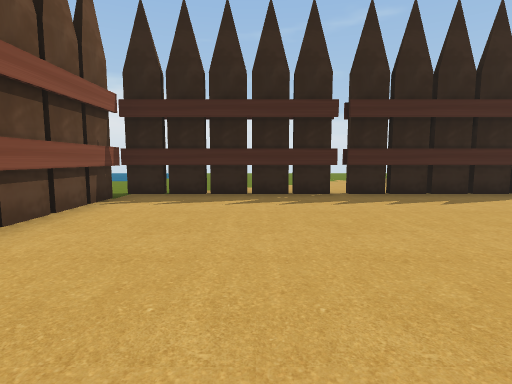
[1] (above)

23 first-person views from a walk through a 3-D level made in the Unity game engine. The camera is 1.3 m above the floor, tilts 6° down and sees 80° across. The floor is counted in squares, 1.8 m on a side. Each view is taken from the middle of a square. On the plan, view 1 faces up. The plan holds only what a view shows up to about 10 squares ahead; the rest is blank. The place goes on beyond the plan. The player character is not drawn. Some animated figures are left out. Some surface patterns are stand-ins.

[2]
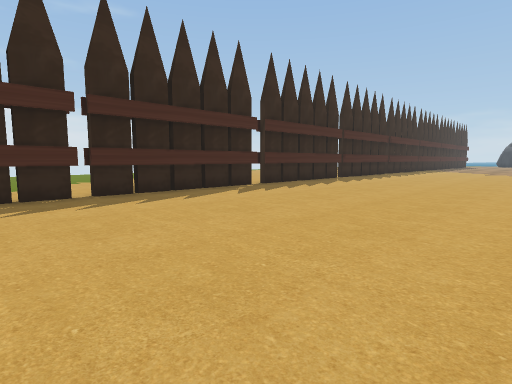

[3]
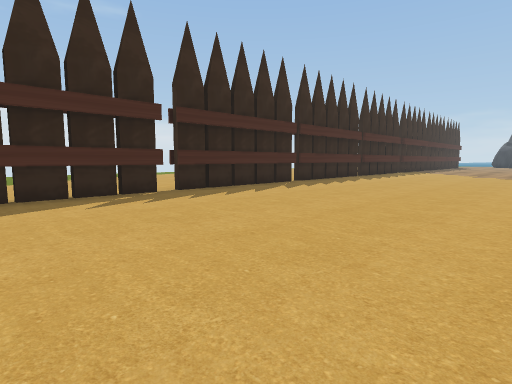

[4]
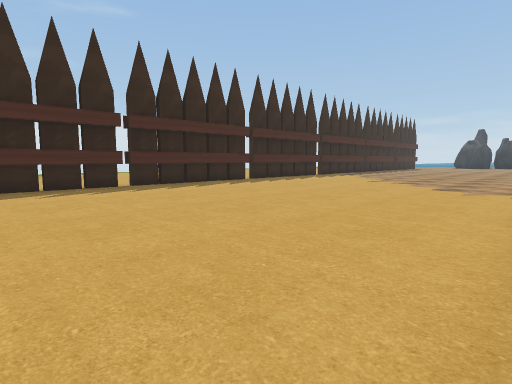

[5]
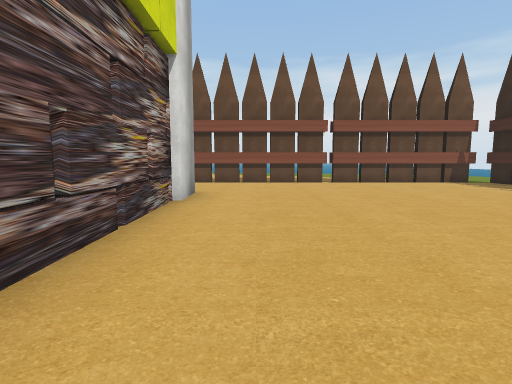

[6]
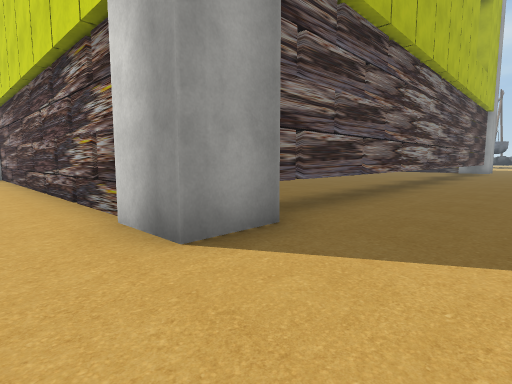

[7]
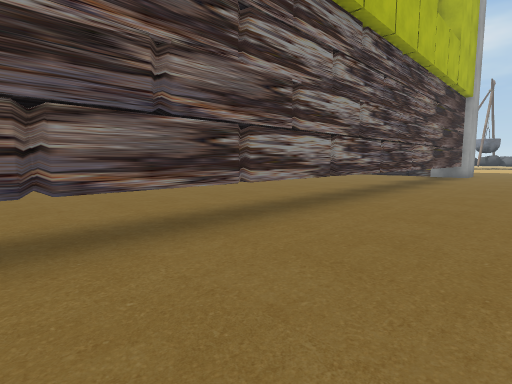

[8]
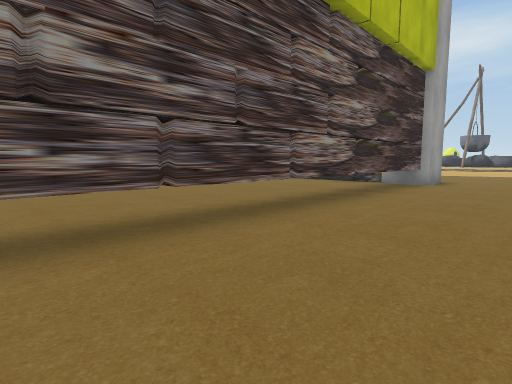

[9]
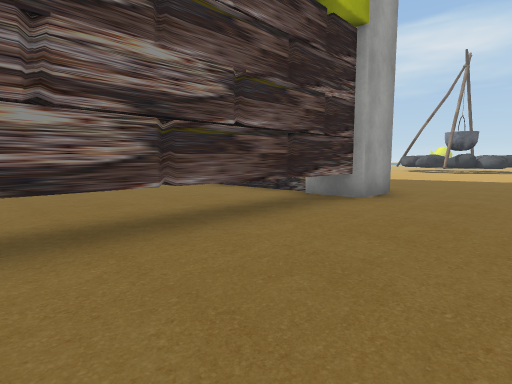

[10]
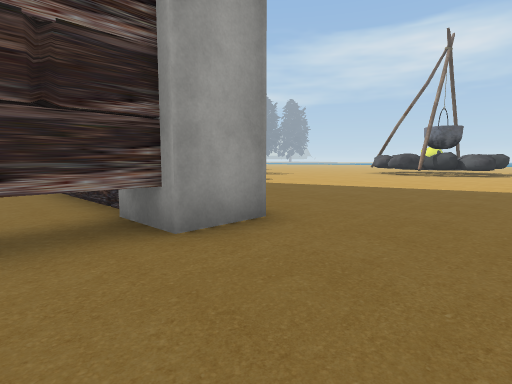

[11]
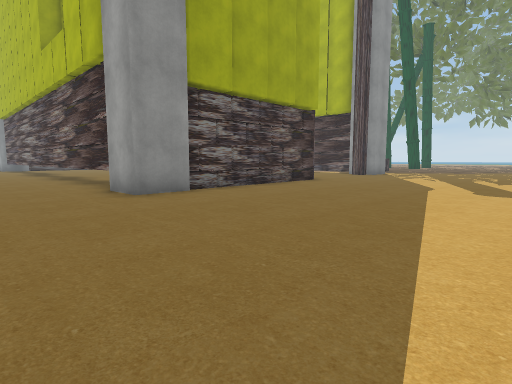

[12]
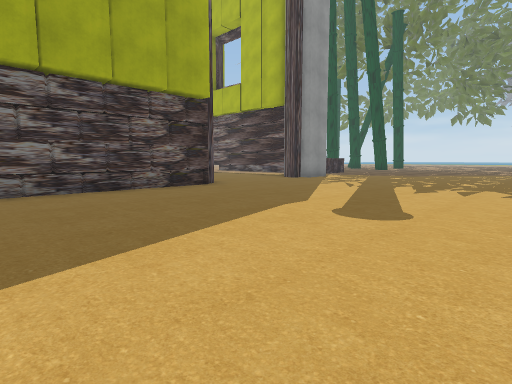

[13]
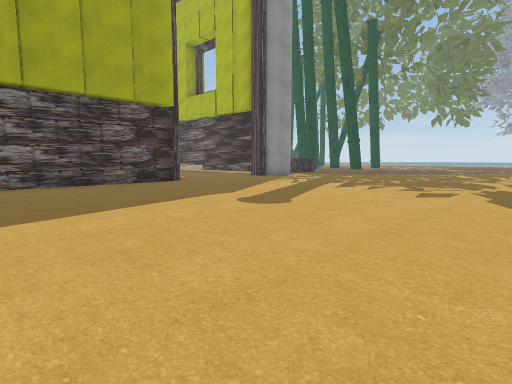

[14]
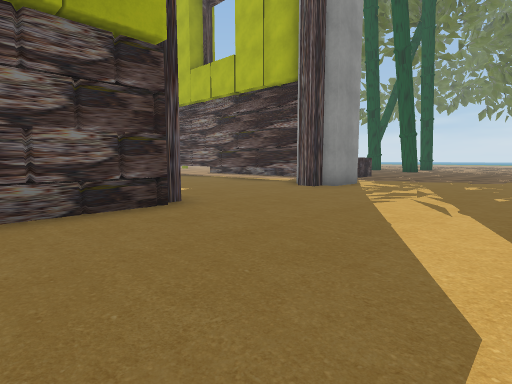

[15]
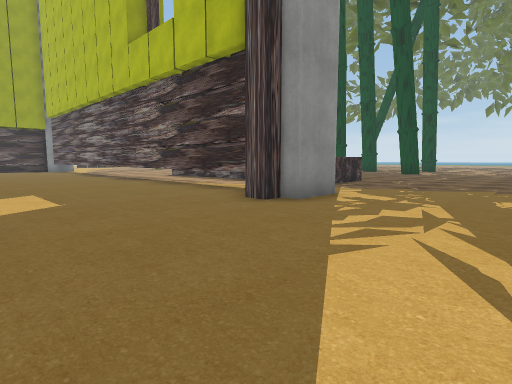

[16]
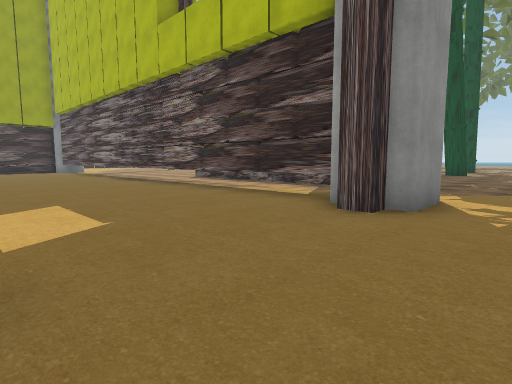

[17]
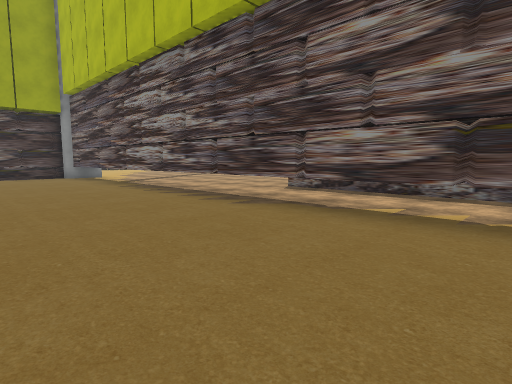

[18]
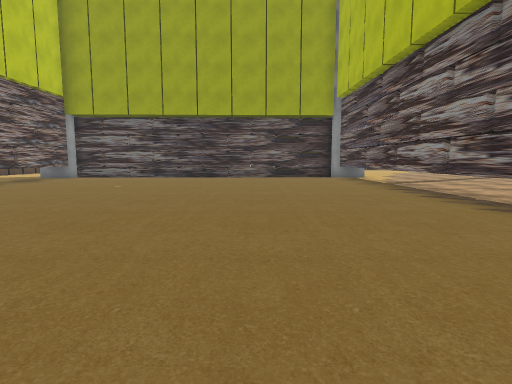

[19]
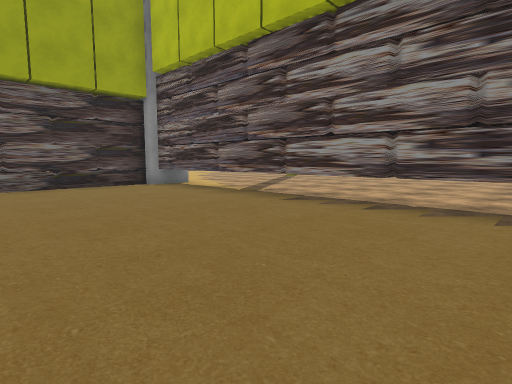

[20]
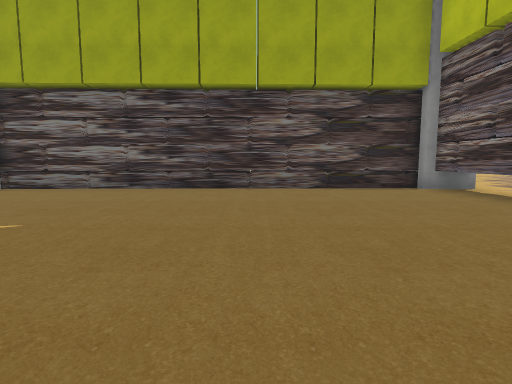

[21]
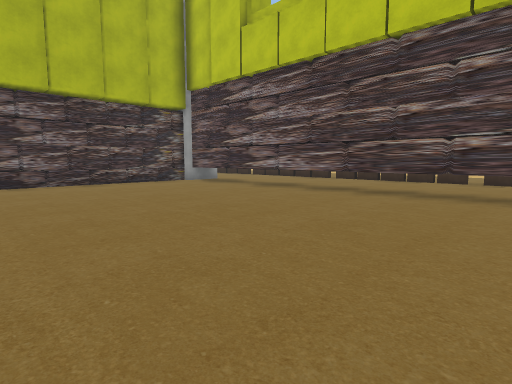

[22]
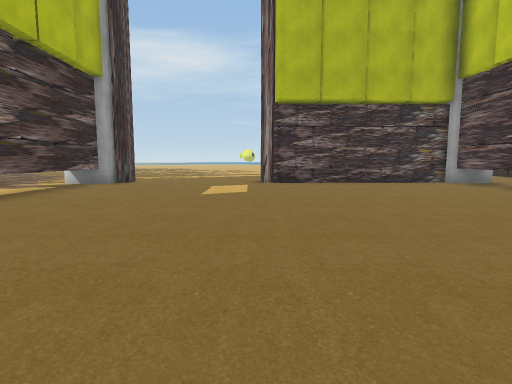

[23]
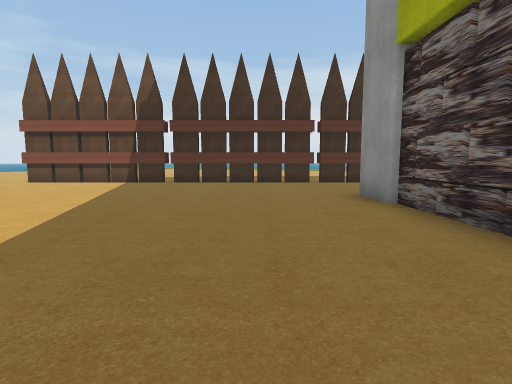

### Floor plan
Key: @ floor where view 1 was taken; # wall or solid block; x gap in a wall; . floor; ^ raised ledge; T thing the floor can be seen under or through.
Columns run from 3 left of view 1 to 20 right of it. Each row starts with its distance up from view 1.
  8   ....
  7 #####x####x###x###
  6 x.................
  5 #..................
  4 #...................
  3 #....................
  2 #.....................
  1 #......................
  0 #..@....................
 -1 #.......................
 -2 #...................
 -3 #...^#^^^^^^^^^##..
 -4  ...T...........^.
 -5  ...T...........^..
 -6  ...T...........^....
 -7  ...^...........^....
 -8  ...^...........T.....
 -9  ...^...........T......
-10  ...^...........T.......
-11  ...^...........^.......
-12 #...^...........^..^
-13 x...^...........^..^
-14 #...^...........^..^
-15  ...^...........^..^
-16  ...^...........^..^
-17  ...^...........^..^
-18  ...^...........^..^
-19  ...^...........^..
-20  ...^#..........#..^^
-21 #...##^^^^#.....#.......
-22 #...##..................
-23 #.......................
-24 #.......................
-25 #.....................
-26 #................
-27 #.................
-28 #.................
-29 #.................
-30 #.................
-31 #... ......

Where each view was taken, in squares from view 1:
view 1: 0 up, 0 right, facing up
view 2: 0 up, 0 right, facing up-right
view 3: 0 up, 3 right, facing up-right
view 4: 2 down, 8 right, facing up-right
view 5: 1 down, 7 right, facing left
view 6: 1 down, 2 left, facing down-right
view 7: 6 down, 2 left, facing down-right
view 8: 11 down, 2 left, facing down-right
view 9: 15 down, 2 left, facing down-right
view 10: 19 down, 2 left, facing down-right
view 11: 28 down, 2 left, facing up-right
view 12: 29 down, 2 right, facing up-right
view 13: 31 down, 2 right, facing up-right
view 14: 26 down, 5 right, facing up-right
view 15: 25 down, 8 right, facing up-right
view 16: 23 down, 8 right, facing up-right
view 17: 17 down, 9 right, facing up-right
view 18: 16 down, 9 right, facing up
view 19: 12 down, 8 right, facing up-right
view 20: 11 down, 8 right, facing up
view 21: 11 down, 8 right, facing down-left
view 22: 11 down, 8 right, facing down
view 23: 24 down, 7 right, facing left
